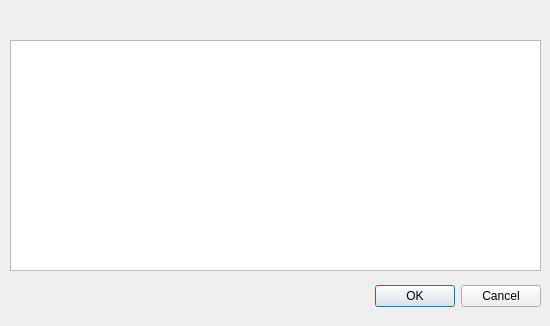
<?xml version="1.0" encoding="UTF-8"?>
<ui version="4.0">
 <class>taxadialog</class>
 <widget class="QDialog" name="taxadialog">
  <property name="geometry">
   <rect>
    <x>0</x>
    <y>0</y>
    <width>550</width>
    <height>326</height>
   </rect>
  </property>
  <property name="windowTitle">
   <string>Dialog</string>
  </property>
  <widget class="QDialogButtonBox" name="buttonBox">
   <property name="geometry">
    <rect>
     <x>200</x>
     <y>280</y>
     <width>341</width>
     <height>32</height>
    </rect>
   </property>
   <property name="orientation">
    <enum>Qt::Horizontal</enum>
   </property>
   <property name="standardButtons">
    <set>QDialogButtonBox::Cancel|QDialogButtonBox::Ok</set>
   </property>
  </widget>
  <widget class="QTableView" name="tableView">
   <property name="geometry">
    <rect>
     <x>10</x>
     <y>40</y>
     <width>531</width>
     <height>231</height>
    </rect>
   </property>
  </widget>
 </widget>
 <resources/>
 <connections>
  <connection>
   <sender>buttonBox</sender>
   <signal>accepted()</signal>
   <receiver>taxadialog</receiver>
   <slot>accept()</slot>
   <hints>
    <hint type="sourcelabel">
     <x>248</x>
     <y>254</y>
    </hint>
    <hint type="destinationlabel">
     <x>157</x>
     <y>274</y>
    </hint>
   </hints>
  </connection>
  <connection>
   <sender>buttonBox</sender>
   <signal>rejected()</signal>
   <receiver>taxadialog</receiver>
   <slot>reject()</slot>
   <hints>
    <hint type="sourcelabel">
     <x>316</x>
     <y>260</y>
    </hint>
    <hint type="destinationlabel">
     <x>286</x>
     <y>274</y>
    </hint>
   </hints>
  </connection>
 </connections>
</ui>
